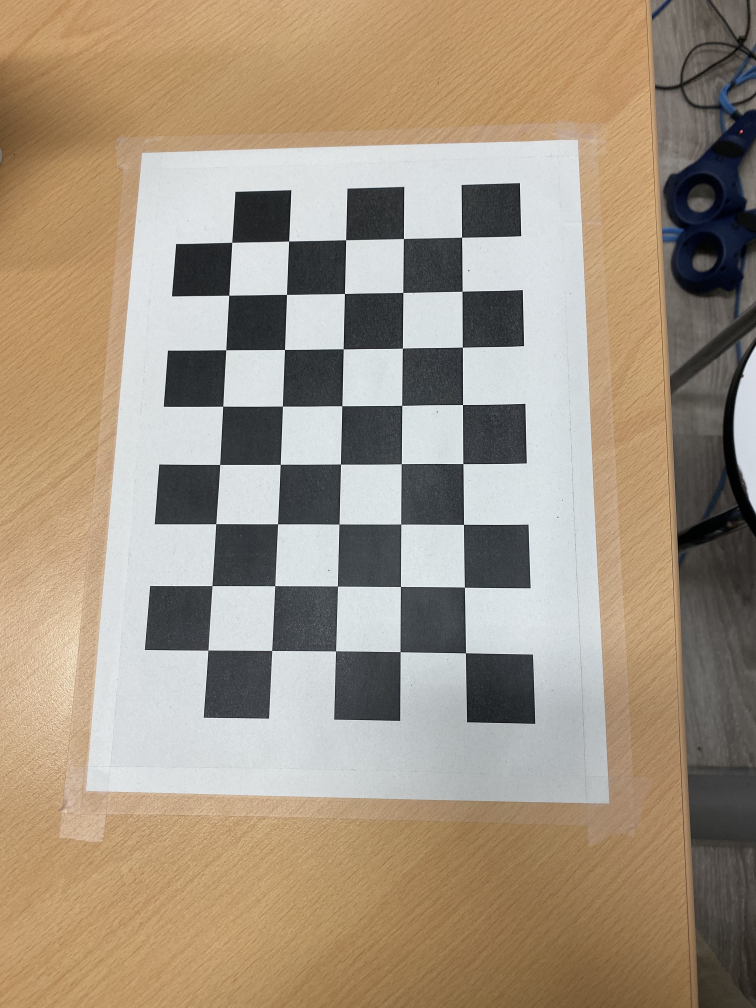
#> input picture area/size_calculator/calibration_pipeline/calibration_images/0.jpg, 3024 x 4032 px (shown at 1/4 size)
$ python visualize_corners.py
#> lines starting #> are read from the running program, lines starting #| are printed output that depends on the picture
### area/size_calculator/image_preprocessing/distortion_corrector.py
"""
Módulo de corrección de distorsión de imagen.

Este módulo se encarga de:
1. Cargar parámetros de calibración
2. Corregir distorsión de imagen usando parámetros de calibración
3. Transformar coordenadas de contornos corregidos
"""

import cv2
import numpy as np
from typing import Tuple, List, Optional, Dict, Any
import os


class DistortionCorrector:
    """
    Corrector de distorsión usando parámetros de calibración de cámara.
    """

    def __init__(self, calibration_file: str, verbose: bool = True):
        """
        Inicializa el corrector con parámetros de calibración.

        Args:
            calibration_file: Ruta al archivo .npz de calibración
            verbose: Si mostrar mensajes de progreso
        """
        self.verbose = verbose
        self.calibration_file = calibration_file
        self.camera_matrix = None
        self.dist_coeffs = None
        self.new_camera_matrix = None
        self.roi = None

        self._load_calibration_parameters()

    def _print(self, message: str):
        """Imprime mensaje solo si verbose=True."""
        if self.verbose:
            print(message)

    def _load_calibration_parameters(self):
        """
        Carga los parámetros de calibración desde archivo.
        """
        if not os.path.exists(self.calibration_file):
            raise FileNotFoundError(f"❌ No se encontró archivo de calibración: {self.calibration_file}")

        try:
            # Cargar datos de calibración
            calib_data = np.load(self.calibration_file)

            self.camera_matrix = calib_data['camera_matrix']
            self.dist_coeffs = calib_data['dist_coefs']

            self._print("✅ Parámetros de calibración cargados exitosamente")
            self._print(f"   📐 Matriz de cámara: {self.camera_matrix[0,0]:.1f}x{self.camera_matrix[1,1]:.1f}")
            self._print(f"   🎯 Centro óptico: ({self.camera_matrix[0,2]:.1f}, {self.camera_matrix[1,2]:.1f})")

        except Exception as e:
            raise ValueError(f"❌ Error cargando calibración: {e}")

    def correct_image_distortion(self, image: np.ndarray) -> Tuple[np.ndarray, Dict[str, Any]]:
        """
        Corrige la distorsión de una imagen.

        Args:
            image: Imagen de entrada (BGR)

        Returns:
            Tupla de (imagen_corregida, información_de_transformación)
        """
        h, w = image.shape[:2]

        # Obtener matriz de cámara optimizada
        self.new_camera_matrix, self.roi = cv2.getOptimalNewCameraMatrix(
            self.camera_matrix,
            self.dist_coeffs,
            (w, h),
            1,  # alpha=1 mantiene todos los píxeles originales
            (w, h)
        )

        # Corregir distorsión
        undistorted = cv2.undistort(
            image,
            self.camera_matrix,
            self.dist_coeffs,
            None,
            self.new_camera_matrix
        )

        # Recortar imagen según ROI
        x, y, w_roi, h_roi = self.roi
        undistorted_cropped = undistorted[y:y+h_roi, x:x+w_roi]

        transform_info = {
            'original_size': (w, h),
            'corrected_size': (w_roi, h_roi),
            'roi': self.roi,
            'camera_matrix_original': self.camera_matrix,
            'camera_matrix_corrected': self.new_camera_matrix
        }

        self._print(f"✅ Distorsión corregida")
        self._print(f"   📏 Tamaño original: {w}x{h}")
        self._print(f"   📏 Tamaño corregido: {w_roi}x{h_roi}")
        self._print(f"   ✂️  ROI: x={x}, y={y}, w={w_roi}, h={h_roi}")

        return undistorted_cropped, transform_info

    def transform_contour_coordinates(self,
                                    contours: List[Tuple[int, int]],
                                    transform_info: Dict[str, Any]) -> List[Tuple[int, int]]:
        """
        Transforma coordenadas de contornos a imagen corregida.

        Args:
            contours: Lista de puntos (x, y) en imagen original
            transform_info: Información de transformación de correct_image_distortion

        Returns:
            Lista de puntos transformados
        """
        # Convertir contornos a formato numpy
        contours_array = np.array(contours, dtype=np.float32).reshape(-1, 1, 2)

        # Aplicar corrección de distorsión a los puntos
        undistorted_points = cv2.undistortPoints(
            contours_array,
            self.camera_matrix,
            self.dist_coeffs,
            None,
            self.new_camera_matrix
        )

        # Convertir de vuelta a lista de tuplas y aplicar offset de ROI
        roi_x, roi_y, _, _ = transform_info['roi']

        transformed_contours = []
        for point in undistorted_points.reshape(-1, 2):
            # Ajustar por el offset del ROI
            x = int(point[0] - roi_x)
            y = int(point[1] - roi_y)
            transformed_contours.append((x, y))

        self._print(f"✅ {len(contours)} puntos transformados")
        self._print(f"   Original: {contours}")
        self._print(f"   Corregido: {transformed_contours}")

        return transformed_contours

    def get_corrected_camera_parameters(self) -> Tuple[np.ndarray, np.ndarray]:
        """
        Obtiene los parámetros de cámara corregidos para cálculos posteriores.

        Returns:
            Tupla de (camera_matrix_corregida, coeficientes_distorsion_nulos)
        """
        if self.new_camera_matrix is None:
            raise ValueError("❌ Debe corregir una imagen primero para obtener parámetros")

        # Los coeficientes de distorsión son cero para imagen corregida
        zero_dist_coeffs = np.zeros_like(self.dist_coeffs)

        return self.new_camera_matrix, zero_dist_coeffs


def correct_image_and_contours(image_path: str,
                             contours: List[Tuple[int, int]],
                             calibration_file: str,
                             verbose: bool = True) -> Tuple[np.ndarray, List[Tuple[int, int]], Dict[str, Any]]:
    """
    Función de conveniencia para corregir imagen y contornos de una vez.

    Args:
        image_path: Ruta a la imagen
        contours: Lista de puntos del rectángulo
        calibration_file: Ruta al archivo de calibración
        verbose: Si mostrar mensajes de progreso

    Returns:
        Tupla de (imagen_corregida, contornos_corregidos, parámetros_cámara)
    """
    # Cargar imagen
    image = cv2.imread(image_path)
    if image is None:
        raise ValueError(f"❌ No se pudo cargar la imagen: {image_path}")

    # Crear corrector
    corrector = DistortionCorrector(calibration_file, verbose=verbose)

    # Corregir distorsión de imagen
    corrected_image, transform_info = corrector.correct_image_distortion(image)

    # Transformar coordenadas de contornos
    corrected_contours = corrector.transform_contour_coordinates(contours, transform_info)

    # Obtener parámetros de cámara corregidos
    camera_matrix, dist_coeffs = corrector.get_corrected_camera_parameters()

    camera_params = {
        'camera_matrix': camera_matrix,
        'dist_coeffs': dist_coeffs,
        'transform_info': transform_info
    }

    return corrected_image, corrected_contours, camera_params

### area/size_calculator/image_preprocessing/contour_detector.py
"""
Módulo de detección y validación de contornos rectangulares.

Este módulo se encarga de:
1. Validar que los contornos formen un rectángulo (4 puntos)
2. Ordenar las esquinas en orden consistente
3. Detectar formas trapeciales causadas por perspectiva
"""

import cv2
import numpy as np
from typing import List, Tuple, Optional, Dict, Any
import math


class ContourDetector:
    """
    Detector y validador de contornos rectangulares.
    """

    def __init__(self, verbose: bool = True):
        """
        Inicializa el detector de contornos.

        Args:
            verbose: Si mostrar mensajes de progreso
        """
        self.verbose = verbose

    def _print(self, message: str):
        """Imprime mensaje solo si verbose=True."""
        if self.verbose:
            print(message)

    def validate_contours(self, contours: List[Tuple[int, int]]) -> bool:
        """
        Valida que los contornos sean válidos para un rectángulo.

        Args:
            contours: Lista de 4 puntos (x, y) del rectángulo

        Returns:
            True si son válidos, False en caso contrario
        """
        if len(contours) != 4:
            self._print(f"❌ Error: Se esperan 4 esquinas, se recibieron {len(contours)}")
            return False

        # Verificar que todos los puntos sean diferentes
        unique_points = set(contours)
        if len(unique_points) != 4:
            self._print("❌ Error: Hay puntos duplicados en los contornos")
            return False

        # Verificar que los puntos formen un cuadrilátero válido
        if not self._is_valid_quadrilateral(contours):
            self._print("❌ Error: Los puntos no forman un cuadrilátero válido")
            return False

        self._print("✅ Contornos válidos")
        return True

    def _is_valid_quadrilateral(self, points: List[Tuple[int, int]]) -> bool:
        """
        Verifica que 4 puntos formen un cuadrilátero válido.

        Args:
            points: Lista de 4 puntos

        Returns:
            True si es válido
        """
        # Convertir a numpy array para cálculos
        pts = np.array(points, dtype=np.float32)

        # Calcular área usando la fórmula de Shoelace
        area = cv2.contourArea(pts)

        # El área debe ser positiva y significativa
        if area < 100:  # Área mínima de 100 píxeles
            return False

        return True

    def order_corners(self, contours: List[Tuple[int, int]]) -> List[Tuple[int, int]]:
        """
        Ordena las esquinas en orden: top-left, top-right, bottom-right, bottom-left.

        Args:
            contours: Lista de 4 puntos desordenados

        Returns:
            Lista de 4 puntos ordenados
        """
        # Convertir a numpy array
        pts = np.array(contours, dtype=np.float32)

        # Ordenar puntos
        # Suma: top-left tendrá la suma más pequeña, bottom-right la más grande
        sum_coords = pts.sum(axis=1)
        top_left = pts[np.argmin(sum_coords)]
        bottom_right = pts[np.argmax(sum_coords)]

        # Diferencia: top-right tendrá diferencia negativa mínima, bottom-left positiva máxima
        diff_coords = np.diff(pts, axis=1)
        top_right = pts[np.argmin(diff_coords)]
        bottom_left = pts[np.argmax(diff_coords)]

        ordered = [
            tuple(map(int, top_left)),
            tuple(map(int, top_right)),
            tuple(map(int, bottom_right)),
            tuple(map(int, bottom_left))
        ]

        self._print(f"📐 Esquinas ordenadas: TL{ordered[0]} TR{ordered[1]} BR{ordered[2]} BL{ordered[3]}")

        return ordered

    def detect_perspective_distortion(self, corners: List[Tuple[int, int]]) -> Dict[str, Any]:
        """
        Detecta distorsión perspectiva analizando la forma trapecial.

        Args:
            corners: Lista ordenada de 4 esquinas [TL, TR, BR, BL]

        Returns:
            Diccionario con información de perspectiva
        """
        tl, tr, br, bl = corners

        # Calcular longitudes de lados opuestos
        top_length = self._distance(tl, tr)
        bottom_length = self._distance(bl, br)
        left_length = self._distance(tl, bl)
        right_length = self._distance(tr, br)

        # Calcular ratios de lados paralelos
        horizontal_ratio = min(top_length, bottom_length) / max(top_length, bottom_length)
        vertical_ratio = min(left_length, right_length) / max(left_length, right_length)

        # Detectar perspectiva significativa (umbral: ratio < 0.9)
        has_perspective = horizontal_ratio < 0.9 or vertical_ratio < 0.9

        # Estimar ángulo de inclinación
        perspective_angle = 0.0
        if has_perspective:
            # Usar el ratio más distorsionado para estimar el ángulo
            min_ratio = min(horizontal_ratio, vertical_ratio)
            # Aproximación: angle ≈ arccos(ratio)
            perspective_angle = math.degrees(math.acos(min_ratio))

        result = {
            'has_perspective': has_perspective,
            'horizontal_ratio': horizontal_ratio,
            'vertical_ratio': vertical_ratio,
            'perspective_angle': perspective_angle,
            'confidence': 'high' if not has_perspective else 'medium',
            'side_lengths': {
                'top': top_length,
                'bottom': bottom_length,
                'left': left_length,
                'right': right_length
            }
        }

        if has_perspective:
            self._print(f"⚠️  Perspectiva detectada: {perspective_angle:.1f}° (ratio: {min_ratio:.3f})")
        else:
            self._print("✅ No se detectó perspectiva significativa")

        return result

    def _distance(self, p1: Tuple[int, int], p2: Tuple[int, int]) -> float:
        """
        Calcula distancia euclidiana entre dos puntos.

        Args:
            p1, p2: Puntos (x, y)

        Returns:
            Distancia en píxeles
        """
        return math.sqrt((p2[0] - p1[0])**2 + (p2[1] - p1[1])**2)


def validate_and_order_contours(contours: List[Tuple[int, int]],
                               verbose: bool = True) -> Optional[Tuple[List[Tuple[int, int]], Dict[str, Any]]]:
    """
    Función de conveniencia para validar, ordenar y analizar contornos.

    Args:
        contours: Lista de puntos del rectángulo
        verbose: Si mostrar mensajes de progreso

    Returns:
        Tupla de (esquinas_ordenadas, info_perspectiva) o None si inválido
    """
    detector = ContourDetector(verbose=verbose)

    # Validar contornos
    if not detector.validate_contours(contours):
        return None

    # Ordenar esquinas
    ordered_corners = detector.order_corners(contours)

    # Detectar perspectiva
    perspective_info = detector.detect_perspective_distortion(ordered_corners)

    return ordered_corners, perspective_info

### area/visualize_corners.py
#!/usr/bin/env python3
"""
🎯 VISUALIZADOR DE ESQUINAS DETECTADAS

Este script crea una imagen con puntos marcados en las esquinas detectadas
para verificar visualmente que el sistema está seleccionando correctamente
las coordenadas del cartel/tablero.

Características:
- Marca las esquinas detectadas con colores diferentes
- Numera las esquinas en orden
- Muestra las coordenadas de cada punto
- Dibuja las líneas del rectángulo
- Guarda imagen de verificación

Uso:
    python3 visualize_corners.py
"""

import sys
import os
import cv2
import numpy as np
sys.path.append('size_calculator')

from size_calculator.image_preprocessing import validate_and_order_contours, correct_image_and_contours


def visualize_corners(image_path, corners, output_path="corners_visualization.jpg",
                     show_corrected=True, calibration_file=None):
    """
    Crea una visualización de las esquinas detectadas.

    Args:
        image_path: Ruta a la imagen original
        corners: Lista de tuplas (x, y) con las coordenadas
        output_path: Ruta donde guardar la imagen visualizada
        show_corrected: Si mostrar también las coordenadas corregidas por distorsión
        calibration_file: Archivo de calibración para corrección de distorsión

    Returns:
        True si se creó exitosamente, False en caso contrario
    """
#> called with output_path = 'corners_visualization.jpg', show_corrected = True
    try:
        # Cargar imagen original
        image = cv2.imread(image_path)
#> image is the input picture: shape (4032, 3024, 3); mean B, G, R 129.1, 147.8, 162.7
        if image is None:
            print(f"❌ Error: No se pudo cargar la imagen {image_path}")
            return False

        print(f"✅ Imagen cargada: {image.shape}")
#| ✅ Imagen cargada: (4032, 3024, 3)

        # Crear copia para trabajar
        vis_image = image.copy()

        # Validar y ordenar contornos
        result = validate_and_order_contours(corners, verbose=True)
        if result is None:
            print("❌ Error: Contornos inválidos")
            return False

        ordered_corners, perspective_info = result

        # Colores para cada esquina (BGR format)
        colors = [
            (0, 255, 0),    # Verde - Top Left
            (255, 0, 0),    # Azul - Top Right
            (0, 0, 255),    # Rojo - Bottom Right
            (0, 255, 255),  # Amarillo - Bottom Left
        ]

        # Etiquetas para cada esquina
        labels = ["TL", "TR", "BR", "BL"]

        print(f"\n🎨 DIBUJANDO VISUALIZACIÓN:")
        print(f"   📍 Esquinas originales: {corners}")
        print(f"   📐 Esquinas ordenadas: {ordered_corners}")

        # Dibujar líneas del rectángulo (antes de los puntos para que queden debajo)
        for i in range(4):
            pt1 = ordered_corners[i]
            pt2 = ordered_corners[(i + 1) % 4]
            cv2.line(vis_image, pt1, pt2, (255, 255, 255), 3)  # Línea blanca gruesa
            cv2.line(vis_image, pt1, pt2, (0, 0, 0), 2)        # Línea negra más fina encima

        # Dibujar esquinas originales
        for i, (corner, color, label) in enumerate(zip(ordered_corners, colors, labels)):
            x, y = corner

            # Círculo grande para la esquina
            cv2.circle(vis_image, (x, y), 15, color, -1)
            cv2.circle(vis_image, (x, y), 15, (0, 0, 0), 2)  # Borde negro

            # Número de la esquina
            cv2.putText(vis_image, str(i+1), (x-8, y+5),
                       cv2.FONT_HERSHEY_SIMPLEX, 0.8, (255, 255, 255), 2)

            # Etiqueta de posición
            label_pos = (x + 25, y - 10)
            cv2.putText(vis_image, f"{label}", label_pos,
                       cv2.FONT_HERSHEY_SIMPLEX, 0.7, color, 2)

            # Coordenadas
            coord_text = f"({x},{y})"
            coord_pos = (x + 25, y + 15)
            cv2.putText(vis_image, coord_text, coord_pos,
                       cv2.FONT_HERSHEY_SIMPLEX, 0.5, (255, 255, 255), 2)
            cv2.putText(vis_image, coord_text, coord_pos,
                       cv2.FONT_HERSHEY_SIMPLEX, 0.5, (0, 0, 0), 1)

        # Información de perspectiva
        if perspective_info['has_perspective']:
            angle = perspective_info['perspective_angle']
            status_text = f"Perspectiva: {angle:.1f}°"
            status_color = (0, 165, 255)  # Naranja
        else:
            status_text = "Sin perspectiva"
            status_color = (0, 255, 0)  # Verde

        # Dibujar información en la imagen
        cv2.putText(vis_image, status_text, (30, 50),
                   cv2.FONT_HERSHEY_SIMPLEX, 1.0, status_color, 2)

        # Título
        title = f"Esquinas Detectadas - {os.path.basename(image_path)}"
        cv2.putText(vis_image, title, (30, 30),
                   cv2.FONT_HERSHEY_SIMPLEX, 0.8, (255, 255, 255), 2)
        cv2.putText(vis_image, title, (30, 30),
                   cv2.FONT_HERSHEY_SIMPLEX, 0.8, (0, 0, 0), 1)

        # Si se proporciona calibración, mostrar también coordenadas corregidas
        if show_corrected and calibration_file and os.path.exists(calibration_file):
            try:
                print(f"🔧 Generando visualización con corrección de distorsión...")

                # Obtener coordenadas corregidas
                corrected_image, corrected_contours, camera_params = correct_image_and_contours(
                    image_path, ordered_corners, calibration_file, verbose=False
                )
#> (reads size_calculator/calibration_pipeline/camera_calibration.npz from the repository)
#> in correct_image_distortion, `self.new_camera_matrix, self.roi = cv2.getOptimalNewCameraMatrix( self..`: self.new_camera_matrix = [[3092.3, 0, 1516.3], [0, 3129.5, 2006], [0, 0, 1]]; self.roi = (179, 204, 2669, 3607)
#> in correct_image_distortion, `undistorted = cv2.undistort( image, self.camera_matrix, self.dist_coef..`:
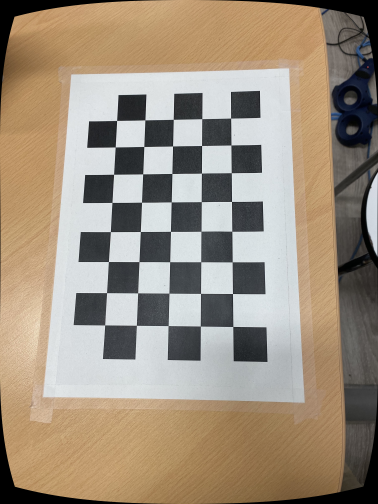
#> undistorted: shape (4032, 3024, 3) (shown at 1/8 size); mean B, G, R 126.3, 143.8, 157.8
#> in correct_image_distortion, `x, y, w_roi, h_roi = self.roi`: x = 179; y = 204; w_roi = 2669; h_roi = 3607
#> in correct_image_distortion, `undistorted_cropped = undistorted[y:y+h_roi, x:x+w_roi]`:
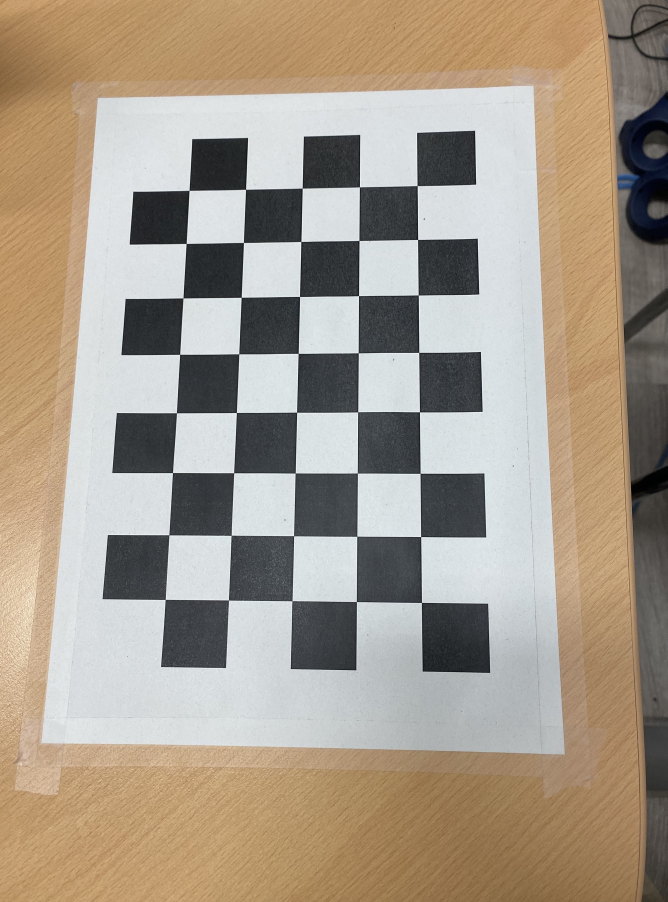
#> undistorted_cropped: shape (3607, 2669, 3) (shown at 1/4 size); mean B, G, R 139, 154.7, 166.7
#> in correct_image_distortion, `transform_info = { 'original_size': (w, h), 'corrected_size': (w_roi, ..`: transform_info = {'original_size': (3024, 4032), 'corrected_size': (2669, 3607), 'roi': (179, 204, 2669, 3607), 'camera_matrix_original': [[3074.1, 0, 1511.8], [0, 3080.8, 2007.4], [0, 0, 1]], 'camera_matrix_corrected': [[3092.3, 0, 1516.3], [0, 3129.5, 2006], [0, 0, 1]]}
#> (the rest of the program and of its run is left out)
